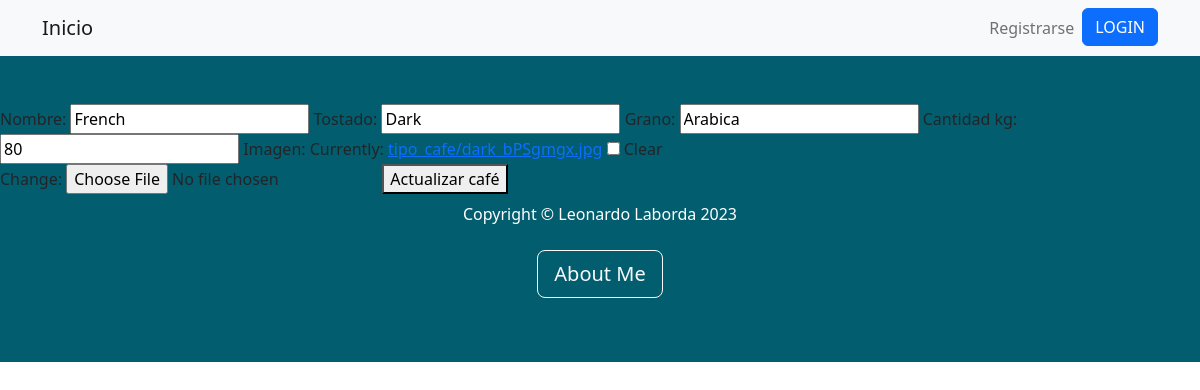
Screenshot of /tercera_entregaApp/cafeupdate/2/ with the database file from the repository.
### tercera_entregaApp/models.py (models this page shows, shortened)
class Tipo_cafe(models.Model):
    nombre = models.CharField(max_length=50)
    tostado = models.CharField(max_length=50)
    grano = models.CharField(max_length=50)
    cantidad_kg = models.IntegerField()
    imagen = models.ImageField(upload_to='tipo_cafe/', blank=True, null=True)

### tercera_entregaApp/views.py (the view, shortened to what this page needs)
# urls.py: path('cafeupdate/<pk>/', Cafeupdate.as_view(), name="cafeupdate"),
class Cafeupdate(UpdateView):
    model = Tipo_cafe
    template_name = 'cafeupdate.html'
    fields = ('nombre', 'tostado', 'grano', 'cantidad_kg', 'imagen')
    success_url = '/tercera_entregaApp/'
    context_object_name = 'cafeup'

### tercera_entregaApp/templates/cafeupdate.html (shortened to what this page needs)
{% extends 'base.html' %}
{% load static %}
{% block herencia %}
<form action="{% url 'cafeupdate' cafeup.pk %}" method="POST" enctype="multipart/form-data">
  {{ form.as_table }}
  <button type="submit">Actualizar café</button>
</form>
{% endblock herencia %}

### rows the page displays
Tipo_cafe: nombre "French", tostado "Dark", grano "Arabica", cantidad_kg "80"
